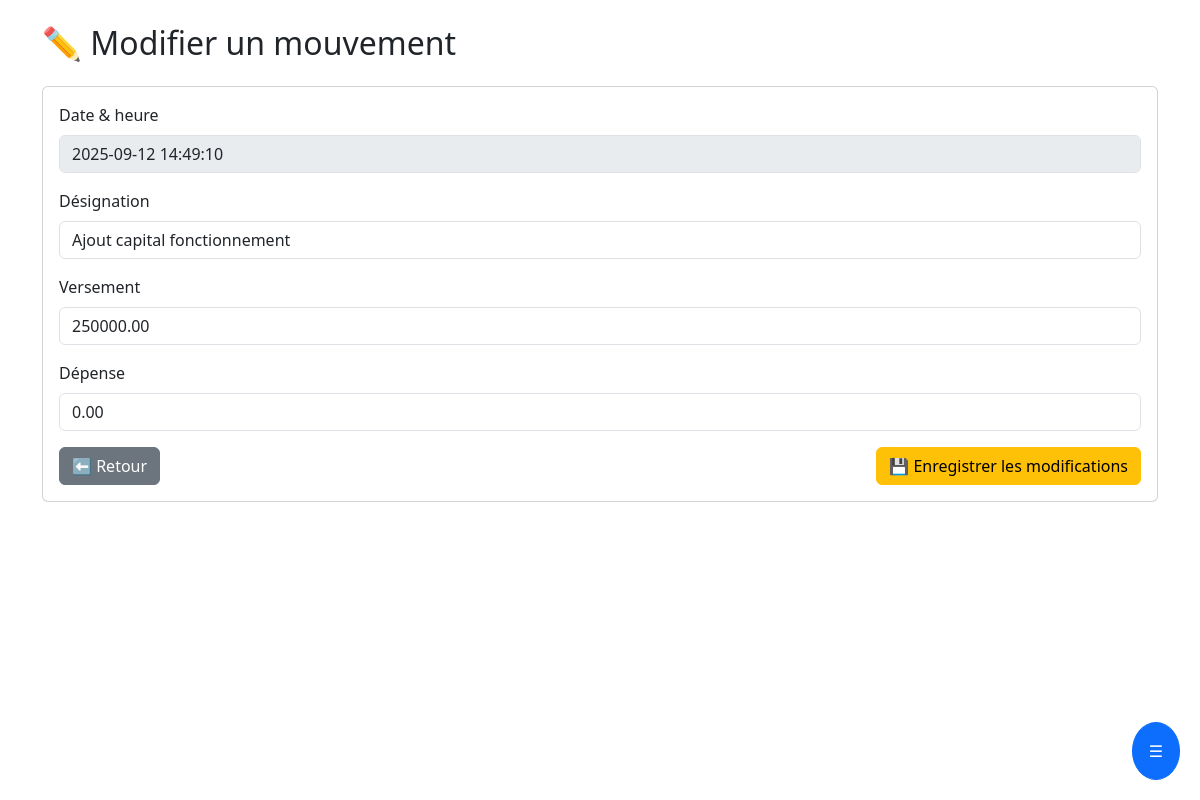
The page /fonctionnement_modifier.php?id=1 (signed in) on the database its author committed.
### tables this page shows
CREATE TABLE `fonctionnement` (
  `id` int(11) NOT NULL,
  `date` datetime NOT NULL,
  `designation` varchar(255) NOT NULL,
  `versement` decimal(10,2) DEFAULT 0.00,
  `depense` decimal(10,2) DEFAULT 0.00
);

### fonctionnement_modifier.php (the view, shortened to what this page needs)
<?php
include "includes/db.php";
include "includes/header.php";
include "includes/sidebar.php";
$id = intval($_GET['id']);
$stmt = $conn->prepare("SELECT * FROM fonctionnement WHERE id = ?");
$stmt->execute([$id]);
$fonctionnement = $stmt->fetch(PDO::FETCH_ASSOC);
?>
<div class="container mt-4">
    <h2 class="mb-4">✏ Modifier un mouvement</h2>
    <form method="POST" class="card p-3">
        <div class="mb-3">
            <label for="date" class="form-label">Date & heure</label>
            <input type="text" id="date" class="form-control" value="<?= htmlspecialchars($fonctionnement['date']) ?>" disabled>
        </div>
        <div class="mb-3">
            <label class="form-label">Désignation</label>
            <input type="text" name="designation" class="form-control" value="<?= htmlspecialchars($fonctionnement['designation']) ?>" required>
        </div>
        <div class="mb-3">
            <label class="form-label">Versement</label>
            <input type="number" step="0.01" name="versement" class="form-control" value="<?= $fonctionnement['versement'] ?>">
        </div>
        <div class="mb-3">
            <label class="form-label">Dépense</label>
            <input type="number" step="0.01" name="depense" class="form-control" value="<?= $fonctionnement['depense'] ?>">
        </div>
        <div class="d-flex justify-content-between">
            <a href="fonctionnement.php" class="btn btn-secondary">⬅ Retour</a>
            <button type="submit" class="btn btn-warning">💾 Enregistrer les modifications</button>
        </div>
    </form>
</div>

### rows shown on the page
fonctionnement: date "2025-09-12 14:49:10", designation "Ajout capital fonctionnement", versement "250000.00", depense "0.00"
